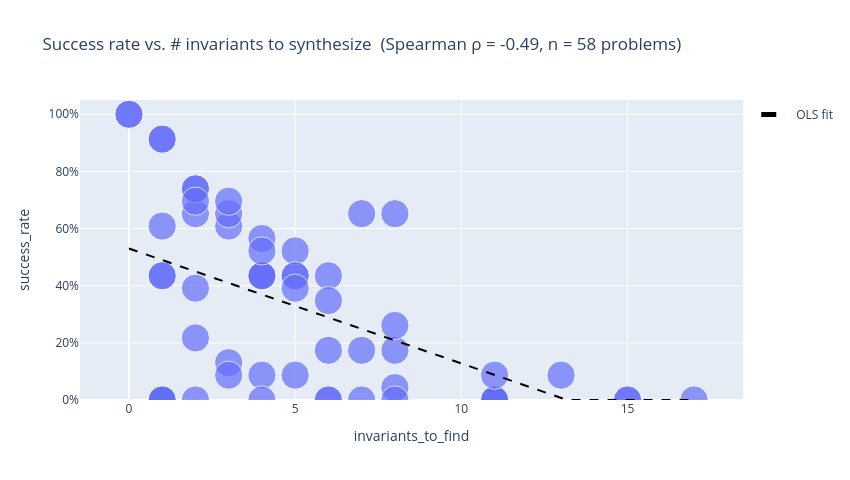
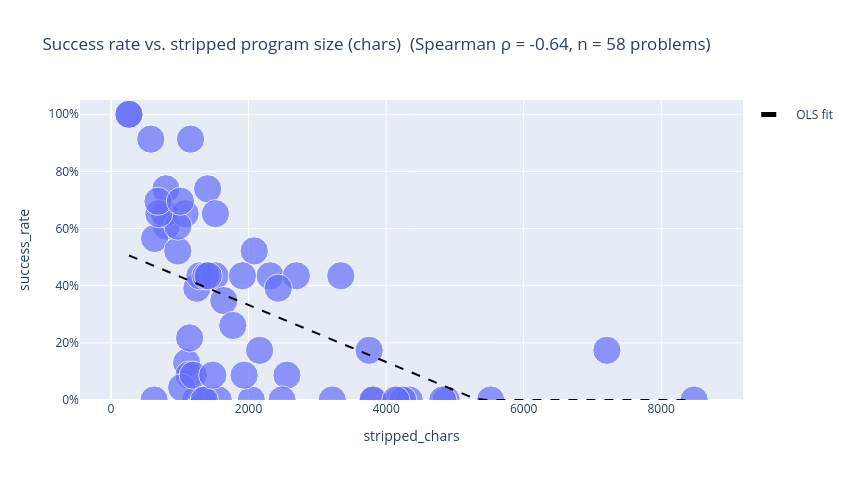

These figures' notebook cell, in order:
### Code cell
def difficulty_scatter(df: pd.DataFrame, x: str, title: str) -> go.Figure:
    agg = (
        df.dropna(subset=[x])
        .groupby("problem", as_index=False)
        .agg(success_rate=("success_rate", "mean"), n_runs=("n_runs", "sum"), **{x: (x, "first")})
    )
    if len(agg) >= 2:
        rho = float(agg[x].rank().corr(agg["success_rate"].rank()))
        title = f"{title}  (Spearman ρ = {rho:+.2f}, n = {len(agg)} problems)"
    fig = px.scatter(
        agg,
        x=x,
        y="success_rate",
        size="n_runs",
        hover_data=["problem", "n_runs"],
        title=title,
    )
    if len(agg) >= 2 and agg[x].nunique() >= 2:
        coef = np.polyfit(agg[x], agg["success_rate"], 1)
        xs = np.linspace(agg[x].min(), agg[x].max(), 50)
        ys = np.clip(np.polyval(coef, xs), 0.0, 1.0)
        fig.add_trace(
            go.Scatter(x=xs, y=ys, mode="lines", name="OLS fit", line=dict(dash="dash", color="black"))
        )
    fig.update_layout(yaxis_tickformat=",.0%", yaxis_range=[0, 1.05], width=850, height=480)
    return fig


fig = difficulty_scatter(difficulty_df, "invariants_to_find", "Success rate vs. # invariants to synthesize")
fig.write_image(PLOTS_DIR / "05_difficulty_vs_invariants.png", scale=2)
fig.show()

fig = difficulty_scatter(difficulty_df, "stripped_chars", "Success rate vs. stripped program size (chars)")
fig.write_image(PLOTS_DIR / "06_difficulty_vs_program_size.png", scale=2)
fig.show()

### Figure 1 — Plotly figure (JSON) as saved in the notebook; plotly's stock layout.template omitted (floating-point values rounded to 4 significant figures)
{"data": [{"customdata": [["distai_blockchain", 23], ["distai_ricart_agrawala", 23], ["ex_decentralized_lock", 23], ["ex_decentralized_lock_abstract", 23], ["ex_distributed_lock_abstract", 23], ["ex_distributed_lock_maxheld", 23], ["ex_lockserv_automaton", 23], ["ex_majorityset_leader_election", 23], ["ex_naive_consensus", 23], ["ex_quorum_leader_election", 23], ["ex_ring", 23], ["ex_ring_id_not_dead_limited", 23], ["ex_ring_not_dead", 23], ["ex_simple_decentralized_lock", 23], ["ex_simple_election", 23], ["ex_toy_consensus", 23], ["i4_chord_ring_maintenance", 23], ["i4_database_chain_replication", 23], ["i4_distributed_lock", 23], ["i4_leader_election_in_ring", 23], ["i4_learning_switch", 23], ["i4_lock_server", 23], ["i4_two_phase_commit", 23], ["multisig_multisig_all", 23], ["multisig_multisig_all_simple", 23], ["multisig_multisig_majority", 23], ["multisig_multisig_majority_simple", 23], ["mypyv_client_server_ae", 23], ["mypyv_client_server_db_ae", 23], ["mypyv_consensus_epr", 23], ["mypyv_consensus_forall", 23], ["mypyv_consensus_wo_decide", 23], ["mypyv_firewall", 23], ["mypyv_hybrid_reliable_broadcast", 23], ["mypyv_learning_switch", 23], ["mypyv_lockserv", 23], ["mypyv_ring_id", 23], ["mypyv_ring_id_not_dead", 23], ["mypyv_sharded_kv", 23], ["mypyv_sharded_kv_no_lost_keys", 23], ["mypyv_ticket", 23], ["mypyv_toy_consensus_epr", 23], ["mypyv_toy_consensus_forall", 23], ["paxos_consensus", 23], ["paxos_flexiblepaxos", 23], ["paxos_multipaxos", 23], ["paxos_oopsla17_flexible_paxos", 23], ["paxos_oopsla17_multi_paxos", 23], ["paxos_oopsla17_paxos", 23], ["paxos_paxos", 23], ["paxos_paxosimplicit", 23], ["paxos_paxossimple", 23], ["paxos_voting", 23], ["tla_consensus", 23], ["tla_simple", 23], ["tla_simpleregular", 23], ["tla_tcommit", 23], ["tla_twophase", 23]], "hovertemplate": "invariants_to_find=%{x}<br>success_rate=%{y}<br>n_runs=%{customdata[1]}<br>problem=%{customdata[0]}<extra></extra>", "legendgroup": "", "marker": {"color": "#636efa", "size": [23, 23, 23, 23, 23, 23, 23, 23, 23, 23, 23, 23, 23, 23, 23, 23, 23, 23, 23, 23, 23, 23, 23, 23, 23, 23, 23, 23, 23, 23, 23, 23, 23, 23, 23, 23, 23, 23, 23, 23, 23, 23, 23, 23, 23, 23, 23, 23, 23, 23, 23, 23, 23, 23, 23, 23, 23, 23], "sizemode": "area", "sizeref": 0.0575, "symbol": "circle"}, "mode": "markers", "name": "", "orientation": "v", "showlegend": false, "type": "scatter", "x": [1, 2, 3, 5, 11, 4, 1, 4, 3, 2, 2, 1, 1, 4, 2, 2, 17, 7, 6, 6, 4, 1, 8, 5, 5, 5, 5, 1, 4, 6, 6, 4, 1, 7, 8, 8, 3, 1, 4, 1, 13, 3, 3, 0, 11, 11, 15, 11, 15, 11, 8, 6, 2, 0, 7, 8, 2, 11], "xaxis": "x", "y": [0.4348, 0.3913, 0.1304, 0.08696, 0.0, 0.08696, 0.4348, 0.4348, 0.6087, 0.6522, 0.2174, 0.0, 0.0, 0.5652, 0.7391, 0.7391, 0.0, 0.0, 0.0, 0.1739, 0.0, 0.913, 0.1739, 0.4348, 0.5217, 0.4348, 0.3913, 0.913, 0.4348, 0.4348, 0.3478, 0.4348, 0.0, 0.1739, 0.04348, 0.6522, 0.08696, 0.0, 0.5217, 0.6087, 0.08696, 0.6522, 0.6957, 1.0, 0.0, 0.0, 0.0, 0.0, 0.0, 0.0, 0.0, 0.0, 0.0, 1.0, 0.6522, 0.2609, 0.6957, 0.08696], "yaxis": "y"}, {"line": {"color": "black", "dash": "dash"}, "mode": "lines", "name": "OLS fit", "type": "scatter", "x": [0.0, 0.3469, 0.6939, 1.041, 1.388, 1.735, 2.082, 2.429, 2.776, 3.122, 3.469, 3.816, 4.163, 4.51, 4.857, 5.204, 5.551, 5.898, 6.245, 6.592, 6.939, 7.286, 7.633, 7.98, 8.327, 8.673, 9.02, 9.367, 9.714, 10.06, 10.41, 10.76, 11.1, 11.45, 11.8, 12.14, 12.49, 12.84, 13.18, 13.53, 13.88, 14.22, 14.57, 14.92, 15.27, 15.61, 15.96, 16.31, 16.65, 17.0], "y": [0.5301, 0.5162, 0.5022, 0.4882, 0.4743, 0.4603, 0.4463, 0.4324, 0.4184, 0.4044, 0.3905, 0.3765, 0.3625, 0.3486, 0.3346, 0.3206, 0.3067, 0.2927, 0.2787, 0.2648, 0.2508, 0.2368, 0.2229, 0.2089, 0.1949, 0.181, 0.167, 0.153, 0.1391, 0.1251, 0.1111, 0.09715, 0.08318, 0.06922, 0.05525, 0.04128, 0.02732, 0.01335, 0.0, 0.0, 0.0, 0.0, 0.0, 0.0, 0.0, 0.0, 0.0, 0.0, 0.0, 0.0]}], "layout": {"height": 480, "legend": {"itemsizing": "constant", "tracegroupgap": 0}, "title": {"text": "Success rate vs. # invariants to synthesize  (Spearman ρ = -0.49, n = 58 problems)"}, "width": 850, "xaxis": {"anchor": "y", "domain": [0, 1], "title": {"text": "invariants_to_find"}}, "yaxis": {"anchor": "x", "domain": [0, 1], "range": [0, 1.05], "tickformat": ",.0%", "title": {"text": "success_rate"}}}}

### Figure 2 — Plotly figure (JSON) as saved in the notebook; plotly's stock layout.template omitted (floating-point values rounded to 4 significant figures)
{"data": [{"customdata": [["distai_blockchain", 23], ["distai_ricart_agrawala", 23], ["ex_decentralized_lock", 23], ["ex_decentralized_lock_abstract", 23], ["ex_distributed_lock_abstract", 23], ["ex_distributed_lock_maxheld", 23], ["ex_lockserv_automaton", 23], ["ex_majorityset_leader_election", 23], ["ex_naive_consensus", 23], ["ex_quorum_leader_election", 23], ["ex_ring", 23], ["ex_ring_id_not_dead_limited", 23], ["ex_ring_not_dead", 23], ["ex_simple_decentralized_lock", 23], ["ex_simple_election", 23], ["ex_toy_consensus", 23], ["i4_chord_ring_maintenance", 23], ["i4_database_chain_replication", 23], ["i4_distributed_lock", 23], ["i4_leader_election_in_ring", 23], ["i4_learning_switch", 23], ["i4_lock_server", 23], ["i4_two_phase_commit", 23], ["multisig_multisig_all", 23], ["multisig_multisig_all_simple", 23], ["multisig_multisig_majority", 23], ["multisig_multisig_majority_simple", 23], ["mypyv_client_server_ae", 23], ["mypyv_client_server_db_ae", 23], ["mypyv_consensus_epr", 23], ["mypyv_consensus_forall", 23], ["mypyv_consensus_wo_decide", 23], ["mypyv_firewall", 23], ["mypyv_hybrid_reliable_broadcast", 23], ["mypyv_learning_switch", 23], ["mypyv_lockserv", 23], ["mypyv_ring_id", 23], ["mypyv_ring_id_not_dead", 23], ["mypyv_sharded_kv", 23], ["mypyv_sharded_kv_no_lost_keys", 23], ["mypyv_ticket", 23], ["mypyv_toy_consensus_epr", 23], ["mypyv_toy_consensus_forall", 23], ["paxos_consensus", 23], ["paxos_flexiblepaxos", 23], ["paxos_multipaxos", 23], ["paxos_oopsla17_flexible_paxos", 23], ["paxos_oopsla17_multi_paxos", 23], ["paxos_oopsla17_paxos", 23], ["paxos_paxos", 23], ["paxos_paxosimplicit", 23], ["paxos_paxossimple", 23], ["paxos_voting", 23], ["tla_consensus", 23], ["tla_simple", 23], ["tla_simpleregular", 23], ["tla_tcommit", 23], ["tla_twophase", 23]], "hovertemplate": "stripped_chars=%{x}<br>success_rate=%{y}<br>n_runs=%{customdata[1]}<br>problem=%{customdata[0]}<extra></extra>", "legendgroup": "", "marker": {"color": "#636efa", "size": [23, 23, 23, 23, 23, 23, 23, 23, 23, 23, 23, 23, 23, 23, 23, 23, 23, 23, 23, 23, 23, 23, 23, 23, 23, 23, 23, 23, 23, 23, 23, 23, 23, 23, 23, 23, 23, 23, 23, 23, 23, 23, 23, 23, 23, 23, 23, 23, 23, 23, 23, 23, 23, 23, 23, 23, 23, 23], "sizemode": "area", "sizeref": 0.0575, "symbol": "circle"}, "mode": "markers", "name": "", "orientation": "v", "showlegend": false, "type": "scatter", "x": [3341, 1248, 1099, 1134, 1232, 2558, 1292, 1514, 803, 778, 1143, 1560, 1332, 634, 1405, 799, 4873, 8477, 2487, 3753, 5520, 578, 2161, 2313, 2082, 2694, 2431, 1156, 1911, 1380, 1640, 1413, 627, 7210, 1027, 1077, 1196, 1356, 971, 972, 1480, 695, 683, 261, 3803, 4187, 4336, 4824, 4241, 3812, 4142, 3217, 2040, 261, 1518, 1771, 1009, 1935], "xaxis": "x", "y": [0.4348, 0.3913, 0.1304, 0.08696, 0.0, 0.08696, 0.4348, 0.4348, 0.6087, 0.6522, 0.2174, 0.0, 0.0, 0.5652, 0.7391, 0.7391, 0.0, 0.0, 0.0, 0.1739, 0.0, 0.913, 0.1739, 0.4348, 0.5217, 0.4348, 0.3913, 0.913, 0.4348, 0.4348, 0.3478, 0.4348, 0.0, 0.1739, 0.04348, 0.6522, 0.08696, 0.0, 0.5217, 0.6087, 0.08696, 0.6522, 0.6957, 1.0, 0.0, 0.0, 0.0, 0.0, 0.0, 0.0, 0.0, 0.0, 0.0, 1.0, 0.6522, 0.2609, 0.6957, 0.08696], "yaxis": "y"}, {"line": {"color": "black", "dash": "dash"}, "mode": "lines", "name": "OLS fit", "type": "scatter", "x": [261.0, 428.7, 596.3, 764.0, 931.7, 1099.0, 1267.0, 1435.0, 1602.0, 1770.0, 1938.0, 2105.0, 2273.0, 2441.0, 2608.0, 2776.0, 2944.0, 3111.0, 3279.0, 3447.0, 3614.0, 3782.0, 3950.0, 4117.0, 4285.0, 4453.0, 4621.0, 4788.0, 4956.0, 5124.0, 5291.0, 5459.0, 5627.0, 5794.0, 5962.0, 6130.0, 6297.0, 6465.0, 6633.0, 6800.0, 6968.0, 7136.0, 7303.0, 7471.0, 7639.0, 7806.0, 7974.0, 8142.0, 8309.0, 8477.0], "y": [0.5058, 0.4891, 0.4724, 0.4557, 0.4389, 0.4222, 0.4055, 0.3888, 0.3721, 0.3554, 0.3387, 0.322, 0.3053, 0.2886, 0.2718, 0.2551, 0.2384, 0.2217, 0.205, 0.1883, 0.1716, 0.1549, 0.1382, 0.1215, 0.1047, 0.08803, 0.07132, 0.05461, 0.0379, 0.02119, 0.004479, 0.0, 0.0, 0.0, 0.0, 0.0, 0.0, 0.0, 0.0, 0.0, 0.0, 0.0, 0.0, 0.0, 0.0, 0.0, 0.0, 0.0, 0.0, 0.0]}], "layout": {"height": 480, "legend": {"itemsizing": "constant", "tracegroupgap": 0}, "title": {"text": "Success rate vs. stripped program size (chars)  (Spearman ρ = -0.64, n = 58 problems)"}, "width": 850, "xaxis": {"anchor": "y", "domain": [0, 1], "title": {"text": "stripped_chars"}}, "yaxis": {"anchor": "x", "domain": [0, 1], "range": [0, 1.05], "tickformat": ",.0%", "title": {"text": "success_rate"}}}}
